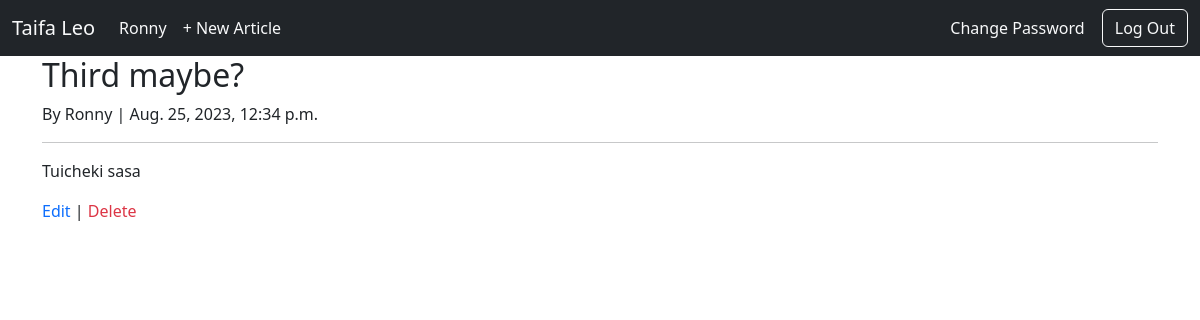
Page /articles/3/ (signed in) on the committed database.
### users/models.py (models this page shows)
class CustomUser(AbstractUser):
    age = models.PositiveIntegerField(null=True, blank=True)

### pages/models.py (models this page shows, shortened)
class Article(models.Model):
    title = models.CharField(max_length=255)
    author = models.ForeignKey(
        get_user_model(),
        on_delete=models.CASCADE
    )
    date = models.DateTimeField(auto_now_add=True)
    content = models.TextField()

### pages/views.py (the view)
# urls.py: path("articles/<int:pk>/", ArticleDetailView.as_view(), name="article_detail"),
class ArticleDetailView(LoginRequiredMixin, DetailView):
    login_url = "login"
    model = Article
    template_name = "article_detail.html"

### templates/article_detail.html
{% extends 'base.html' %}
{% block content %}
<div class="article-entry">
    <h2>{{ article.title }}</h2>
    <p>By {{ article.author }} | {{ article.date }}</p>
    <hr>
    <p>{{ article.content }}</p>
</div>
{% if user.is_authenticated and user == article.author %}
<p>
    <a href="{% url 'article_edit' article.pk %}" class="text-primary text-decoration-none">Edit</a> |
    <a href="{% url 'article_delete' article.pk %}" class="text-danger text-decoration-none">Delete</a>
</p>
{% endif %}
{% endblock %}

### templates/base.html (shortened to what this page needs)
{% load static %}
<!DOCTYPE html>
<html lang="en">
<head>
    <link href="https://cdn.jsdelivr.net/npm/bootstrap@5.3.1/dist/css/bootstrap.min.css" rel="stylesheet">
    <link rel="stylesheet" href="{% static 'styles.css' %}">
</head>
<body>
    <nav class=" navbar navbar-expand-lg bg-dark text-light text-light">
        <div class="container-fluid text-light">
          <a class="navbar-brand text-light" href="{% url 'article_list' %}">Taifa Leo</a>
          <div class="collapse navbar-collapse" id="navbarSupportedContent">
            {% if user.is_authenticated %}
            <ul class="navbar-nav me-auto mb-2 mb-lg-0">
              <li class="nav-item">
                <a class="nav-link active text-light" aria-current="page" href="#">{{ user.username }}</a>
              </li>
              <li class="nav-item">
                <a class="nav-link  text-light" aria-current="page" href="{% url 'article_new' %}">+ New Article</a>
              </li>
            </ul>
            <form>
              <button class="btn btn-white">
                <a href="" class="text-decoration-none text-light">Change Password</a>
              </button>
              <button class="btn btn-outline-light" type="submit">
                    <a href="{% url 'logout' %}" class="text-decoration-none text-light">Log Out</a>
               </button>
            </form>
            {% endif %}
          </div>
        </div>
      </nav>
    <div class="container">
        {% block content %}
        {% endblock %}
    </div>
</body>
</html>

### static/styles.css (style rules this page uses)
body { background-image: url("../static/imgs/brennan-burling-ay53qag90W8-unsplash.jpg"); background-size: cover; background-repeat: no-repeat; }

### rows in the picture
CustomUser: username "Ronny"
Article: title "Third maybe?", author "Ronny", date "Aug. 25, 2023, 12:34 p.m.", content "Tuicheki sasa"
